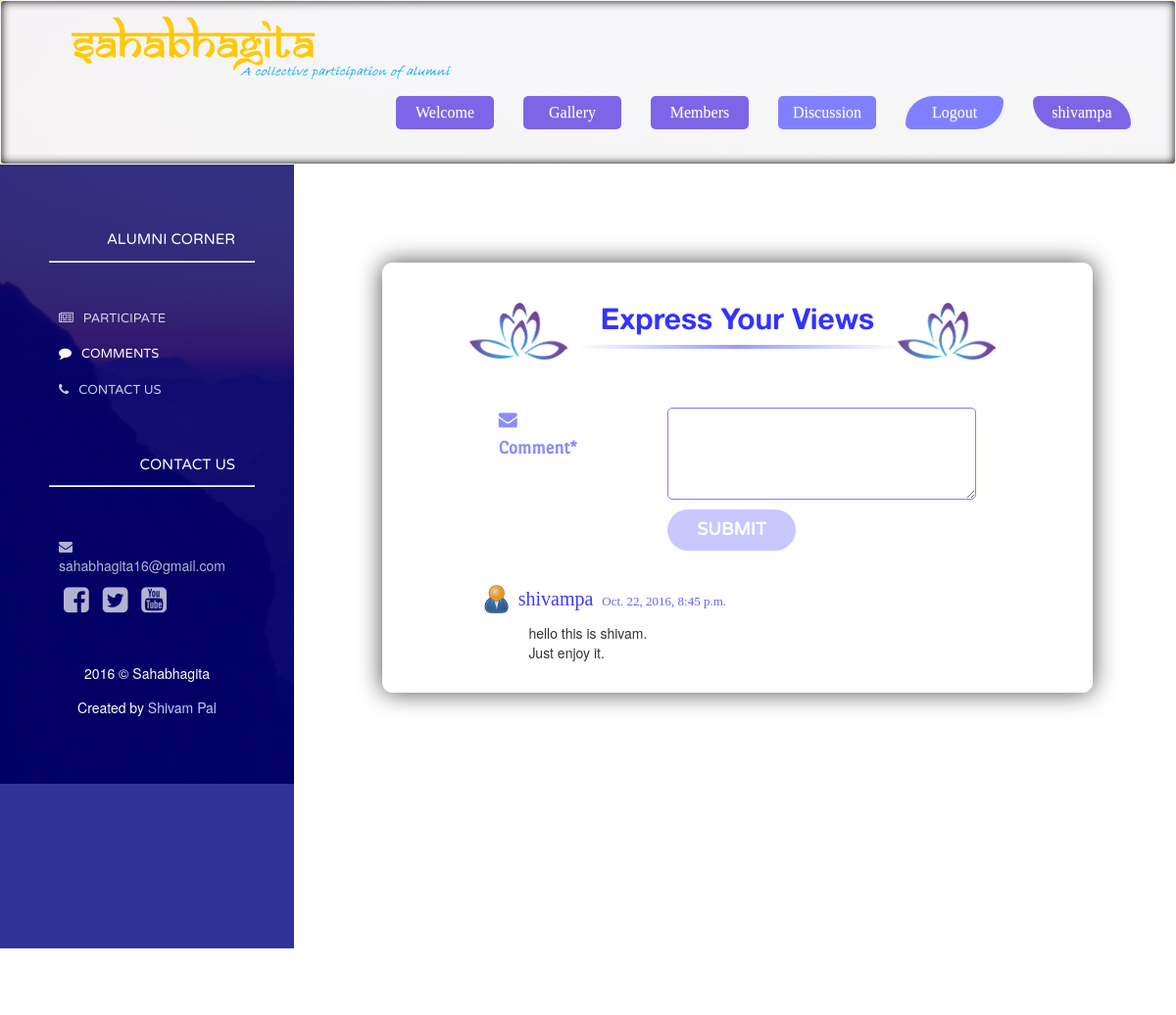
The page /comment/ (signed in) on the database its author committed.
### detail/models.py (models this page shows, shortened)
class comment(models.Model):
	id = models.AutoField(primary_key=True)
	username = models.CharField(max_length = 20)
	comment = models.TextField(max_length = 1000)
	updated = models.DateTimeField(auto_now  = True, auto_now_add = False)
	timestamp = models.DateTimeField(auto_now  = False, auto_now_add = True)

### detail/views.py (the view)
# urls.py: url(r'^comment/$', commentmake),
def commentmake(request):
	if not request.user.is_authenticated():
		return HttpResponseRedirect('/login')
	else:
		queryset = comment.objects.order_by('-id')
		form = CommentForm(request.POST or None)
		context = {
			"form" : form,
			"comment_list" : queryset,
			"username":request.user.get_username(),
		}
		return render(request,"comment.html",context)

### detail/commentform.py
class CommentForm(forms.ModelForm):
	class Meta:
		model = comment
		fields = [
			"username",
			"comment",
		]

### templates/comment.html (shortened to what this page needs)
<!DOCTYPE html>
<html>
<head>
	<link rel="stylesheet" href="/static/css/basic/bootstrap.css"/>
	<link rel="stylesheet" href="/static/css/basic/bootstrap.min.css"/>
	<link rel="stylesheet" href="/static/css/basic/font-awesome.min.css"/>
	<link rel="stylesheet" href="/static/css/basic/font-awesome.css"/>
	<link rel="stylesheet" type="text/css" href="/static/css/basic/sweetalert.css">
	<link rel="stylesheet" type="text/css" href="/static/css/general.css">
	<link rel="stylesheet" type="text/css" href="/static/css/basic/fancybox/jquery.fancybox.css?v=2.1.5" media="screen" />
		<link rel="stylesheet" href="https://maxcdn.bootstrapcdn.com/bootstrap/3.3.6/css/bootstrap.min.css">
		<link rel="stylesheet" href="https://maxcdn.bootstrapcdn.com/bootstrap/3.3.6/css/bootstrap-theme.min.css">
	<link rel="stylesheet" href="http://maxcdn.bootstrapcdn.com/bootstrap/3.3.7/css/bootstrap.min.css">
</head>
<body>
	<nav class="navbar" style="padding-top : 10px; background : rgba(245,245,255,0.9); padding-bottom : 10px; margin-bottom: 0px; box-shadow: inset 0 0 10px #000000;">
		<div class="container-fluid">
		    <div class="navbar-header">
		      	<a href=""><img class="img-responsive logo" src="/static/images/logo1.png" width="400px" alt = "logo" style="margin-top : 5px; margin-left : 50px;" /></a>
		    </div>
		    <div class="collapse navbar-collapse" id="myNavbar" style="float: right; ">
		        <nav class="nav navbar-nav">
		        	<li><a href="../home" class="log"><p class="signin" style="border-radius: 5px 5px;">Welcome</p></a></li>
		        	<li><a href="../gallery" class="log"><p class="signin" style="border-radius: 5px 5px;">Gallery</p></a></li>
		        	<li><a href="../members" class="log"><p class="signin" style="border-radius: 5px 5px; ">Members</p></a></li>
		        	<li><a href="../feedback" class="log"><p class="signin" style="border-radius: 5px 5px; background: rgb(128,128,255);">Discussion</p></a></li>
					<li><a href="../logout" class="log"><p class="signup">Logout</p></a></li>
					<li><a href="" class="log"><p class="signin">{{username}}</p></a></li>
				</nav>
		    </div>
	    </div>
	</nav>
	<div class="cont">
		<div class="row">
			<div class="container-fluid">
				<div class="sidebar" id="sidebar" style="background : rgba(0,0,125,0.8); width: 25%; float: left;">
					<div class="topic" style="padding-top : 30px; height : 100vh;">
						<p class="tag" style="margin-top : 30px; text-align : right;"><a class="welcome">ALUMNI CORNER</a></p><hr class="mainline">
						<p class="tag" style="cursor : pointer; "><a href="../feedback/" id="event1" class="main"><i class="fa fa-newspaper-o" aria-hidden="true" style="margin-right: 10px; "></i>PARTICIPATE</a></p>
						<p class="tag" style="cursor : pointer;"><a href="../comment/" id="event2" class="main" style=" color: white;"><i class="fa fa-comment" aria-hidden="true" style="margin-right: 10px; "></i>COMMENTS</a></p>
						<p class="tag" style="cursor : pointer;"><a href="../contact/" id="event3" class="main"><i class="fa fa-phone" aria-hidden="true" style="margin-right: 10px;"></i>CONTACT US</a></p>
						<div class="topic" style="padding-top : 10px;">
							<p class="tag" style="margin-top : 30px; text-align : right;"><a href="#" class="welcome">CONTACT US</a></p><hr class="mainline">
							<p class="tag1" style="text-align : left; margin-bottom: 0px; "><i class="fa fa-envelope" aria-hidden="true" style="margin-right: 10px; "></i>sahabhagita16@gmail.com</p>
							<div class="col-md-8 col-md-offset-2" style="margin-bottom: 50px; float: center; ">
								<a href="https://www.facebook.com/Sahabhagita/?__mref=message_bubble" target="_blank"><i class="fa fa-facebook-square icon"></i></a>
								<a href=">https://twitter.com/SahabhagitaOrg" target="_blank"><i class="fa fa-twitter-square icon"></i></a>
								<a href="" target="_blank"><i class="fa fa-youtube-square icon"></i></a>
							</div>
							<p class="tag" style="text-align: center; color: white; ">2016 &#169; Sahabhagita</p>
							<p class="tag" style="text-align: center; color: white; ">Created by <a href="https://itsshivam.github.io/" target="_blank" style="color : rgb(200,200,255);">Shivam Pal</a></p>
						</div>
					</div>
				</div>
				<div class="mainbar">
				<div class="col-md-12 event3" id="contact">
					<div class="topic" style="padding-top : 100px; min-height : 100vh;">
						<div class="vision col-md-10 motive" style="margin-bottom : 50px; padding-bottom: 0px; ">
							<div class="col-md-10 col-md-offset-1">
								<h6 class="heavi"><img class="img-responsive" src="/static/images/arrow1.png" width="100x" alt = "bullet" style="float: left; margin-right: 10px; " />Express Your Views<img class="img-responsive" src="/static/images/arrow.png" width="100x" alt = "bullet" style="float: right; margin-right: 10px; " /></h6><hr class="style2">
							</div>
							<div class="col-md-10 col-md-offset-1" style="margin-top : 20px;">
								<form action="../Comment/" method="post" name="myform" onsubmit="return(validate())">{% csrf_token %}
									<div class="col-md-12">
										<div class="col-md-3 form"><label for="message"><i class="fa fa-envelope" aria-hidden="true" style="margin-right: 10px; "></i>Comment&#42</label></div>
										<div class="col-md-8 col-md-offset-1"><textarea rows="4" class="form-control" name="comment" id="id_comment" style="color : rgb(50,50,255); border-radius: 5px 5px; border : 1px solid rgb(128,128,255);"></textarea></div>
									</div>
									<div class="col-md-12" style="margin-top : 10px; margin-bottom : 0px;">
										<div class="col-md-3 col-md-offset-4"><input type="submit" name="submit" value="SUBMIT" /></div>
									</div>
								</form>
							</div>
							<div class="col-md-10 col-md-offset-1" style="margin-top : 15px;  margin-bottom : 20px;">
								{% for obj in comment_list %}
								<div style="margin-top: 20px; ">
									<div class="col-md-12">
										<p class="mem" style="color: rgb(60,60,255); font-size: 20px; margin-right: 5px; "><img class="img-responsive" src="/static/images/user1.png" width="25x" alt = "bullet" style="float: left; margin-right: 10px; " />{{obj.username}}</p>
										<p class="mem" style="color: rgb(100,100,255); font-size: 13px;">{{obj.timestamp}}</p>
									</div>
									<div class="col-md-10 col-md-offset-1">
										<p class="vision" style="font-size: 16px; ">{{ obj.comment | linebreaks }}</p>
									</div>
								</div>
								{% endfor %}
							</div>
						</div>
					</div>
				</div>
				</div>
				</div>
			</div>
		</div>
</body>
</html>

### static/css/general.css (style rules this page uses)
body { font-family: 'Open Sans', 'sans-serif'; background-image : url("../images/back.jpg") ; background-repeat : no-repeat; background-attachment: fixed; background-size: 100vw 100vh; margin: 0px; padding :0px; overflow-x: hidden; }
div.mainbar { margin : 0px; padding : 0px; background: white; width: 75%; float: left; }
p.mem { font-family: sign; font-style: bold; text-align: center; display: inline; }
h6.heavi { color: rgba(0,0,255,0.8); font-size: 30px; font-family: about; font-style: bold; text-align: center; margin-top: 40px; }
hr.style2 { border: 0; height: 4px; margin-top: 10px; margin-bottom: 40px; background-image: -webkit-linear-gradient(left, white, rgba(128,128,255,0.8), white); background-image: -moz-linear-gradient(left, #f0f0f0, #8c8b8b, #f0f0f0); background-image: -ms-linear-gradient(left, #f0f0f0, #8c8b8b, #f0f0f0); background-image: -o-linear-gradient(left, #f0f0f0, #8c8b8b, #f0f0f0); }
p.signin { color: white; font-size: 16px; font-family: sign; text-align: center; padding-top : 7px; padding-bottom: 7px; border-radius: 10px 50px; background: rgb(126,100,230); width: 100px; }
p.signup { color: white; font-size: 16px; font-family: sign; background: rgb(128,128,255); text-align: center; padding-top : 7px; padding-bottom: 7px; border-radius: 50px 10px; width: 100px; }
p.vision { color: rgba(0,0,125,1); font-size: 17px; font-style: italic; font-family: visionp; letter-spacing: 0.01em; }
.form { padding-bottom : 30px; text-align : left; font-size : 19px; font-family: form; font-style: bold; color: rgba(128,128,255,0.9); }
div.vision { border : 1px solid white; margin-left: 75px; margin-right: 75px; border-radius: 10px 10px; box-shadow: 0px 0px 25px rgba(0,0,0,0.7); background: white; }
a.main { text-align: center; text-decoration : none; color : rgba(255,255,255,0.8); font-size : 13px; font-family: main; }
a.welcome { text-align: center; text-decoration : none; color : rgba(255,255,255,1); font-size : 15px; font-family: main; }
p.tag { text-align: left; padding-right: 60px; padding-top: 5px; padding-left: 60px; }
p.tag1 { text-align: left; padding-right: 60px; padding-top: 10px; padding-left: 60px; color : rgba(255,255,255,0.7); }
i.icon { font-size:30px; color:rgba(255,255,255,0.7); margin-top : 10px; margin-right : 10px; }
hr.mainline { display: block; margin-top: 10px; margin-bottom: 40px; margin-left: 50px; margin-right: 40px; border-style: inset; border-width: 1px; border-color : rgba(255,255,255,1); }
#sidebar { position: -webkit-sticky; position: sticky; top: 0px; }
html { box-sizing: border-box; }
*, *:before, *:after { box-sizing: inherit; }
body { background-color: #F5F7FA; line-height: 1.2; }
input[type=submit] { padding:8px 30px; background:rgb(200,200,255); border:0 none; cursor:pointer; border-radius: 30px; font-family: main; font-weight:bold; font-size:18px; color:white; }

### rows shown on the page
comment: username "shivampa", timestamp "Oct. 22, 2016, 8:45 p.m.", comment "hello this is shivam. Just enjoy it."

### other values the page prints
{{ username }} "shivampa"
